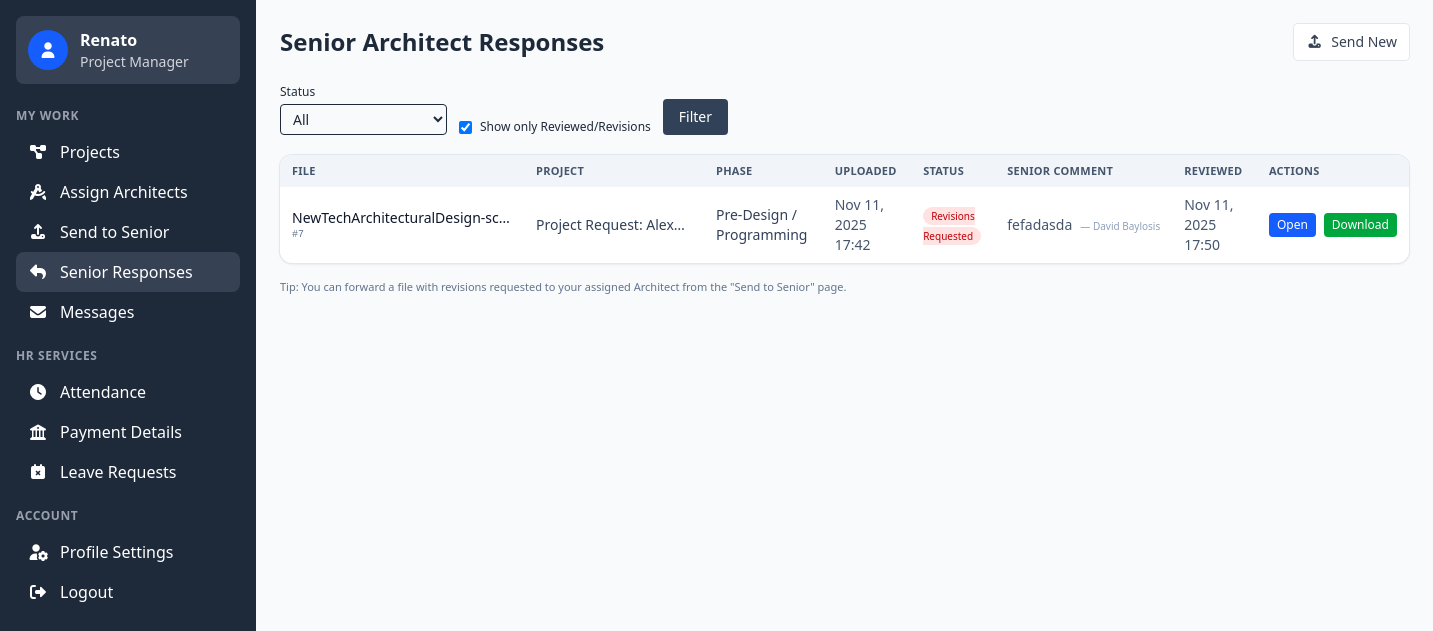
Screenshot of /employees/project_manager/sa_responses.php (signed in) with the database file from the repository.
### tables this page shows
CREATE TABLE `pm_senior_files` (
  `id` int(10) UNSIGNED NOT NULL,
  `project_id` int(10) UNSIGNED NOT NULL,
  `uploaded_by_employee_id` int(10) UNSIGNED NOT NULL,
  `design_phase` varchar(100) DEFAULT NULL,
  `original_name` varchar(255) NOT NULL,
  `stored_name` varchar(255) NOT NULL,
  `relative_path` varchar(255) NOT NULL,
  `mime_type` varchar(150) DEFAULT NULL,
  `size` bigint(20) UNSIGNED DEFAULT NULL,
  `note` text DEFAULT NULL,
  `status` enum('pending','reviewed','revisions_requested') NOT NULL DEFAULT 'pending',
  `senior_comment` text DEFAULT NULL,
  `reviewed_by_employee_id` int(11) DEFAULT NULL,
  `reviewed_at` datetime DEFAULT NULL,
  `uploaded_at` datetime NOT NULL DEFAULT current_timestamp()
);

CREATE TABLE `projects` (
  `project_id` int(10) UNSIGNED NOT NULL,
  `project_code` varchar(50) DEFAULT NULL,
  `project_name` varchar(255) NOT NULL,
  `client_id` int(10) UNSIGNED DEFAULT NULL,
  `architect_id` int(10) UNSIGNED DEFAULT NULL,
  `project_manager_id` int(10) UNSIGNED DEFAULT NULL,
  `project_type` varchar(100) DEFAULT NULL,
  `status` varchar(50) NOT NULL DEFAULT 'pending',
  `description` text DEFAULT NULL,
  `location` varchar(255) DEFAULT NULL,
  `start_date` date NOT NULL,
  `end_date` date DEFAULT NULL,
  `budget` decimal(15,2) DEFAULT NULL,
  `project_image` varchar(255) DEFAULT NULL,
  `created_at` timestamp NOT NULL DEFAULT current_timestamp(),
  `created_by` int(11) DEFAULT NULL,
  `size_sq_m` decimal(10,2) DEFAULT NULL,
  `location_text` varchar(255) DEFAULT NULL,
  `estimated_end_date` date DEFAULT NULL,
  `budget_amount` decimal(14,2) DEFAULT NULL,
  `phase` varchar(64) DEFAULT 'Pre-Design / Programming',
  `is_archived` tinyint(1) NOT NULL DEFAULT 0,
  `is_deleted` tinyint(1) NOT NULL DEFAULT 0
);

### employees/project_manager/sa_responses.php (the view, shortened to what this page needs)
<?php
$db = getDB();
$db->setAttribute(PDO::ATTR_ERRMODE, PDO::ERRMODE_EXCEPTION);
$userId = (int)($_SESSION['user_id'] ?? 0);
$employeeId = 0;
try {
  $es = $db->prepare('SELECT employee_id FROM employees WHERE user_id=? LIMIT 1');
  $es->execute([$userId]);
  $row = $es->fetch(PDO::FETCH_ASSOC);
  $employeeId = $row ? (int)$row['employee_id'] : 0;
} catch (Throwable $e) {}
$cols = [];
try { $cr = $db->query("SHOW COLUMNS FROM pm_senior_files"); while ($c=$cr->fetch(PDO::FETCH_ASSOC)) { $cols[$c['Field']] = true; } } catch (Throwable $e) {}
$hasStatus = isset($cols['status']);
$hasSeniorComment = isset($cols['senior_comment']);
$hasReviewedAt = isset($cols['reviewed_at']);
$hasReviewer = isset($cols['reviewed_by_employee_id']);
$projCols = [];
try { foreach($db->query('SHOW COLUMNS FROM projects') as $c){ $projCols[$c['Field']] = true; } } catch (Throwable $e) {}
$PROJECTS_PK = isset($projCols['project_id']) ? 'project_id' : (isset($projCols['id']) ? 'id' : 'project_id');
$PROJECT_NAME_COL = isset($projCols['project_name']) ? 'project_name' : (isset($projCols['name']) ? 'name' : (isset($projCols['title']) ? 'title' : null));
$onlyResponses = isset($_GET['only_responses']) ? (int)$_GET['only_responses'] : 1;
$select = ['f.id','f.project_id','f.design_phase','f.original_name','f.stored_name','f.relative_path','f.mime_type','f.size','f.note','f.uploaded_at'];
if ($hasStatus) $select[] = 'f.status';
if ($hasSeniorComment) $select[] = 'f.senior_comment';
if ($hasReviewedAt) $select[] = 'f.reviewed_at';
if ($hasReviewer) $select[] = 'f.reviewed_by_employee_id';
if ($PROJECT_NAME_COL) $select[] = 'p.' . $PROJECT_NAME_COL . ' AS project_name';
$where = ['f.uploaded_by_employee_id = ?'];
$params = [$employeeId];
if ($onlyResponses && $hasStatus) { $where[] = "f.status IN ('reviewed','revisions_requested')"; }
$sql = 'SELECT ' . implode(',', $select) . ' FROM pm_senior_files f JOIN projects p ON p.' . $PROJECTS_PK . ' = f.project_id';
if ($where) { $sql .= ' WHERE ' . implode(' AND ', $where); }
$sql .= $hasReviewedAt ? ' ORDER BY f.reviewed_at DESC, f.uploaded_at DESC' : ' ORDER BY f.uploaded_at DESC';
$sql .= ' LIMIT 300';
$rows = [];
try { $st = $db->prepare($sql); $st->execute($params); $rows = $st->fetchAll(PDO::FETCH_ASSOC); } catch (Throwable $e) {}
$reviewerMap = [];
if ($hasReviewer && $rows) {
  $ids = [];
  foreach ($rows as $r) { if (!empty($r['reviewed_by_employee_id'])) $ids[(int)$r['reviewed_by_employee_id']] = true; }
  if ($ids) {
    $in = implode(',', array_map('intval', array_keys($ids)));
    try {
      $q = $db->query("SELECT e.employee_id, CONCAT(u.first_name,' ',u.last_name) AS full_name FROM employees e JOIN users u ON u.user_id=e.user_id WHERE e.employee_id IN ($in)");
      while ($row = $q->fetch(PDO::FETCH_ASSOC)) { $reviewerMap[(int)$row['employee_id']] = $row['full_name']; }
    } catch (Throwable $e) {}
  }
}
include __DIR__ . '/../../backend/core/header.php';
?>
<main class="min-h-screen bg-gray-50 p-6">
  <div class="max-w-7xl mx-auto">
    <div class="flex items-center justify-between mb-6">
      <h1 class="text-2xl font-bold">Senior Architect Responses</h1>
      <a href="/Archiflow/employees/project_manager/pm_send_senior.php" class="px-3 py-2 text-sm rounded bg-white ring-1 ring-gray-200 text-gray-700 hover:bg-gray-50"><i class="fas fa-upload mr-2"></i>Send New</a>
    </div>
    <form method="get" class="mb-5 flex flex-wrap gap-3 items-end text-sm">
      <div>
        <label class="block text-xs font-medium mb-1">Status</label>
        <select name="status" class="border rounded px-2 py-1">
          <option value="">All</option>
        </select>
      </div>
      <label class="inline-flex items-center gap-2 text-xs">
        <input type="checkbox" name="only_responses" value="1" <?php echo $onlyResponses? 'checked' : ''; ?> onchange="this.form.submit()">
        <span>Show only Reviewed/Revisions</span>
      </label>
      <div>
        <button class="px-4 py-2 bg-slate-700 hover:bg-slate-800 text-white rounded">Filter</button>
      </div>
    </form>
    <div class="overflow-x-auto bg-white rounded-xl shadow-sm ring-1 ring-slate-200">
      <table class="min-w-full text-sm">
        <thead class="bg-slate-100 text-slate-600 uppercase text-[11px] tracking-wide">
          <tr>
            <th class="py-2 px-3 text-left">File</th>
            <th class="py-2 px-3 text-left">Project</th>
            <th class="py-2 px-3 text-left">Phase</th>
            <th class="py-2 px-3 text-left">Uploaded</th>
            <?php if ($hasStatus): ?><th class="py-2 px-3 text-left">Status</th><?php endif; ?>
            <?php if ($hasSeniorComment): ?><th class="py-2 px-3 text-left">Senior Comment</th><?php endif; ?>
            <?php if ($hasReviewedAt): ?><th class="py-2 px-3 text-left">Reviewed</th><?php endif; ?>
            <th class="py-2 px-3 text-left">Actions</th>
          </tr>
        </thead>
        <tbody class="divide-y divide-slate-100">
        <?php if (!$rows): ?>
          <tr><td colspan="8" class="p-4 text-slate-500">No responses yet.</td></tr>
        <?php else: foreach ($rows as $r): ?>
          <?php
            $status = $r['status'] ?? null;
            $statusColor = 'bg-slate-200 text-slate-700';
            if ($status === 'pending') $statusColor='bg-amber-100 text-amber-700';
            elseif ($status==='forwarded') $statusColor='bg-sky-100 text-sky-700';
            elseif ($status==='reviewed') $statusColor='bg-green-100 text-green-700';
            elseif ($status==='revisions_requested') $statusColor='bg-red-100 text-red-700';
            $fileUrl = '/ArchiFlow/' . ($r['relative_path'] ?? ('PMuploads/' . $r['stored_name']));
            $reviewerName = '';
            if ($hasReviewer && !empty($r['reviewed_by_employee_id'])) {
              $rid = (int)$r['reviewed_by_employee_id'];
              $reviewerName = $reviewerMap[$rid] ?? '';
            }
          ?>
          <tr class="hover:bg-slate-50">
            <td class="py-2 px-3">
              <div class="font-medium text-slate-900 max-w-[220px] truncate" title="<?php echo htmlspecialchars($r['original_name']); ?>"><?php echo htmlspecialchars($r['original_name']); ?></div>
              <div class="text-[10px] text-slate-500 font-mono">#<?php echo (int)$r['id']; ?></div>
            </td>
            <td class="py-2 px-3 text-slate-700 max-w-[180px] truncate" title="<?php echo htmlspecialchars($r['project_name'] ?? ''); ?>"><?php echo htmlspecialchars($r['project_name'] ?? ''); ?></td>
            <td class="py-2 px-3 text-slate-700"><?php echo htmlspecialchars($r['design_phase'] ?? ''); ?></td>
            <td class="py-2 px-3 text-slate-600"><?php echo htmlspecialchars(date('M j, Y H:i', strtotime($r['uploaded_at']))); ?></td>
            <?php if ($hasStatus): ?><td class="py-2 px-3"><span class="px-2 py-0.5 rounded-full text-[10px] <?php echo $statusColor; ?> capitalize"><?php echo htmlspecialchars(str_replace('_',' ',$status)); ?></span></td><?php endif; ?>
            <?php if ($hasSeniorComment): ?><td class="py-2 px-3 text-slate-600 max-w-[320px] truncate" title="<?php echo htmlspecialchars($r['senior_comment'] ?? ''); ?>"><?php echo htmlspecialchars($r['senior_comment'] ?? ''); ?><?php if($reviewerName): ?><span class="text-[10px] text-slate-400 ml-2">— <?php echo htmlspecialchars($reviewerName); ?></span><?php endif; ?></td><?php endif; ?>
            <?php if ($hasReviewedAt): ?><td class="py-2 px-3 text-slate-600"><?php echo !empty($r['reviewed_at']) ? htmlspecialchars(date('M j, Y H:i', strtotime($r['reviewed_at']))) : '—'; ?></td><?php endif; ?>
            <td class="py-2 px-3">
              <div class="flex items-center gap-2">
                <a href="<?php echo htmlspecialchars($fileUrl); ?>" target="_blank" class="px-2 py-1 bg-blue-600 text-white rounded text-xs hover:bg-blue-700">Open</a>
                <a href="<?php echo htmlspecialchars($fileUrl); ?>" download class="px-2 py-1 bg-green-600 text-white rounded text-xs hover:bg-green-700">Download</a>
              </div>
            </td>
          </tr>
        <?php endforeach; endif; ?>
        </tbody>
      </table>
    </div>
    <div class="mt-4 text-[11px] text-slate-500">
      Tip: You can forward a file with revisions requested to your assigned Architect from the "Send to Senior" page.
    </div>
  </div>
</main>
<?php include __DIR__ . '/../../backend/core/footer.php'; ?>

### backend/core/header.php (style rules this page uses)
html { scroll-behavior: smooth; }

### rows the page displays
pm_senior_files: original_name "NewTechArchitecturalDesign-sc…", id "7", project.project_name "Project Request: Alex…", design_phase "Pre-Design / Programming", uploaded_at "Nov 11, 2025 17:42", status "Revisions Requested", senior_comment "fefadasda", reviewed_by_employee "David Baylosis", reviewed_at "Nov 11, 2025 17:50"

### other values shown
$_SESSION['first_name'] "Renato"
$_SESSION['position'] "Project Manager"
